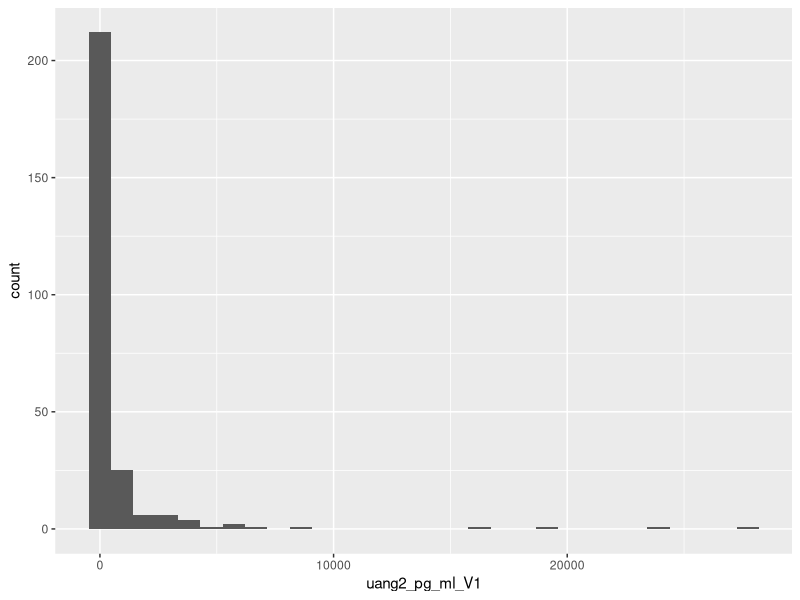
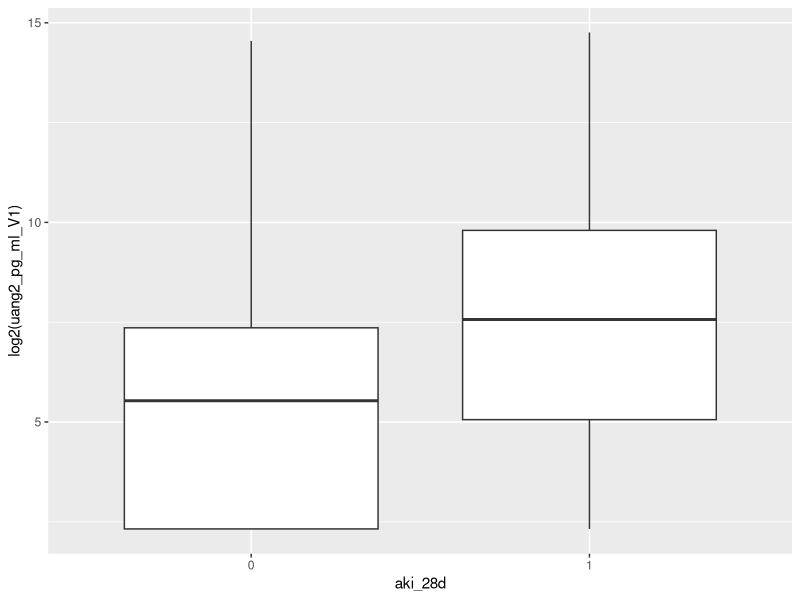
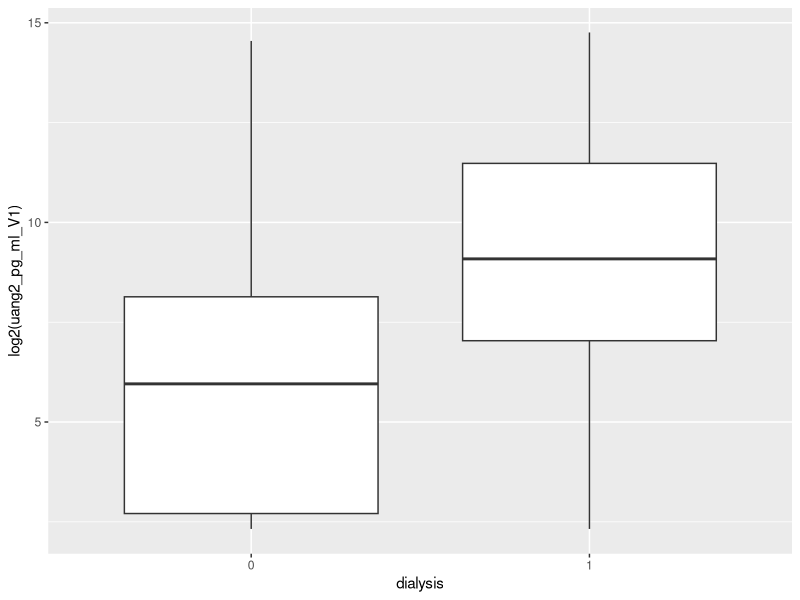
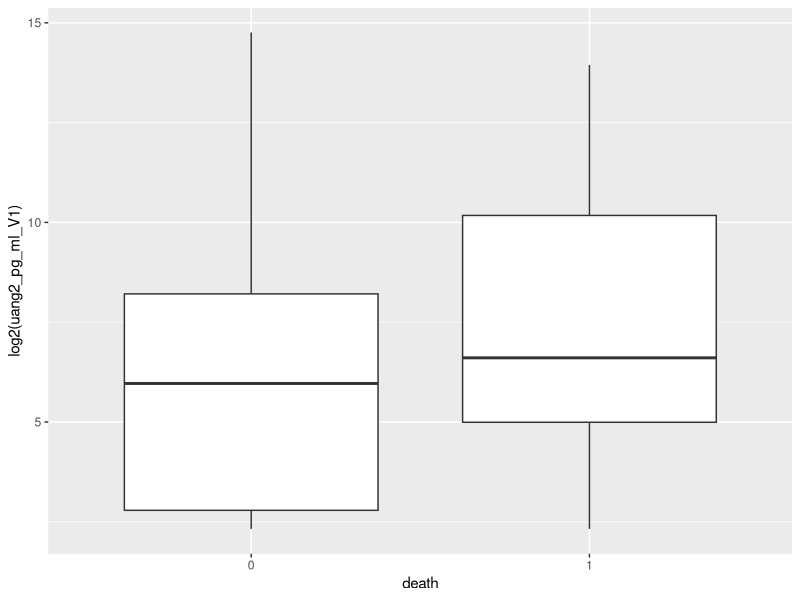
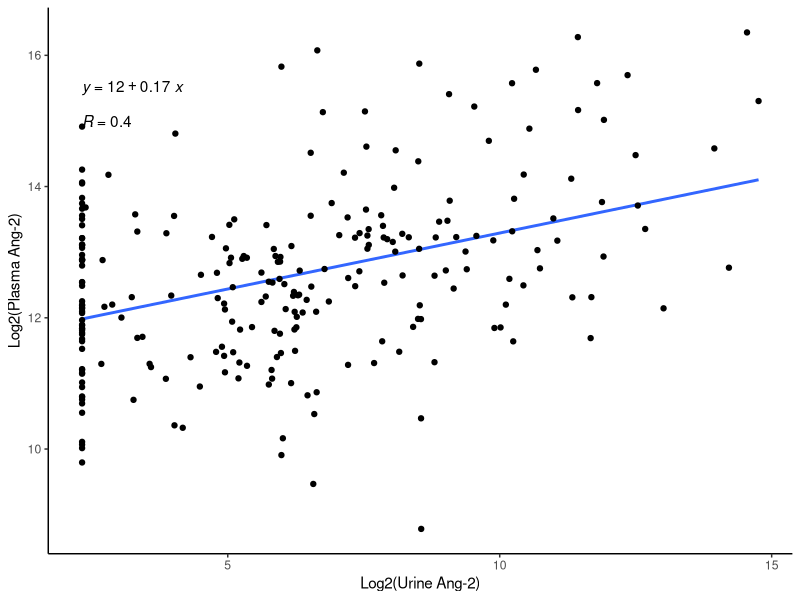
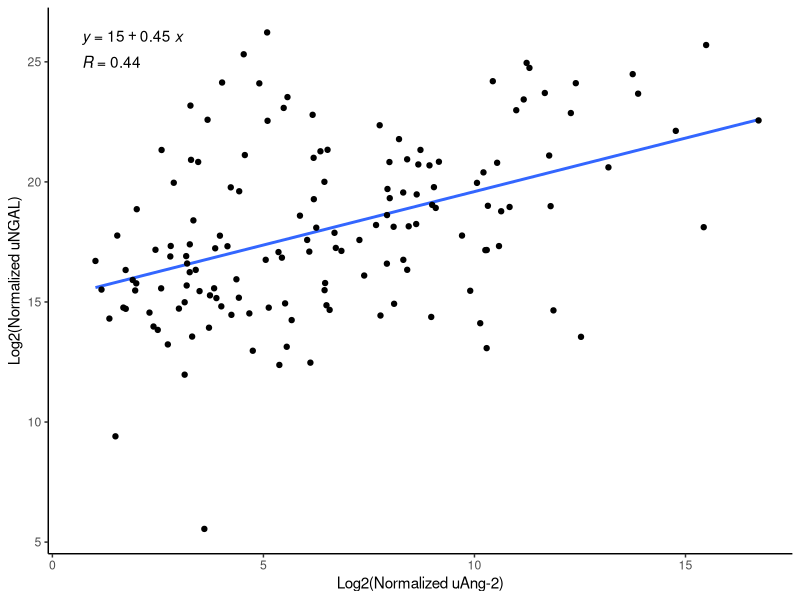
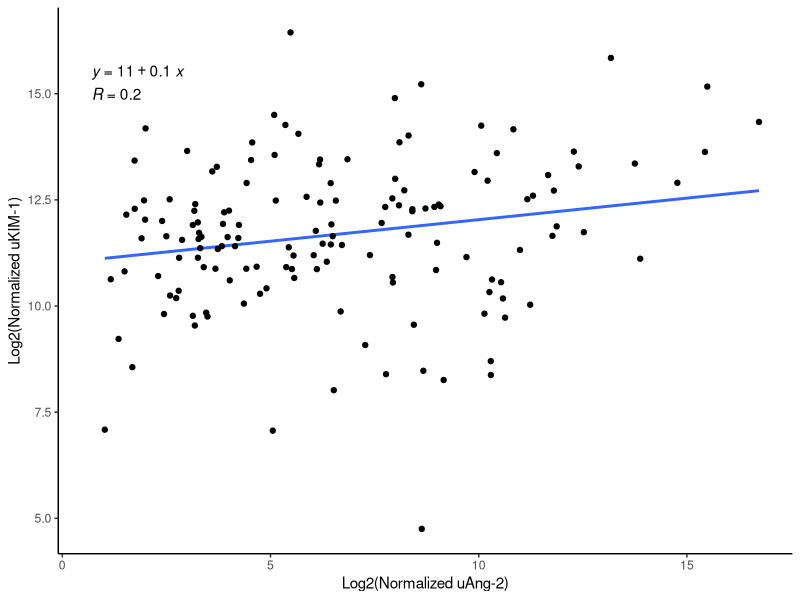
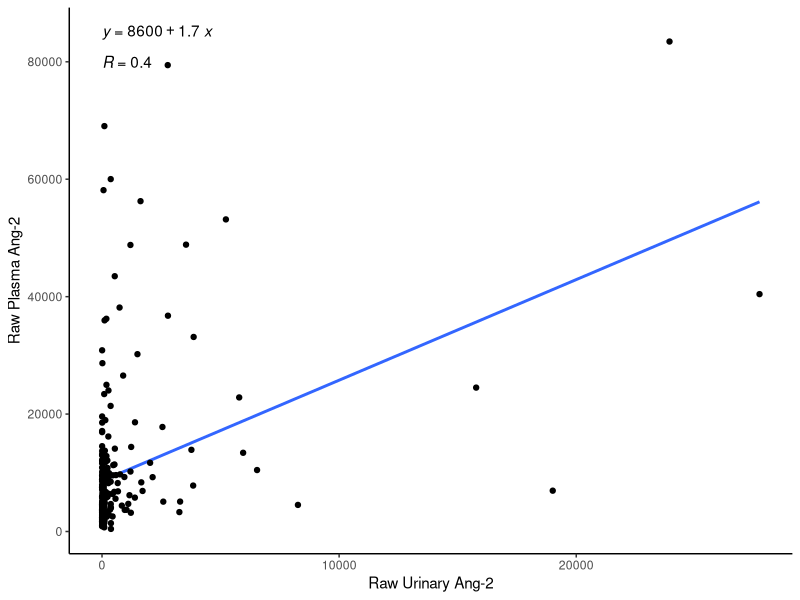

Reproduce these figures in R, in order. (Note: this script raises an error after producing the figures.)
## ---- chunk 1
knitr::opts_chunk$set(echo = FALSE, include = FALSE, warning = FALSE)
## ---- chunk 2
# tidyverse allows us to do our data processing
library("tidyverse")
# readxl allows us to read excel files
library("readxl")
# writexl allows us to write to excel files
library("writexl")
# car gives us access to more variance tests
library("car")
# ggpubr adds ways to customize ggplots
library("ggpubr")
# sandwich lets us find a robust std error 
library("sandwich")
# parameters extracts model parameters
library("parameters")
## ---- chunk 3
# reads in citrc 1 clinical and biomarker data
citrc1_biomarkers <- read_csv("citrc_paper_files/citrc_biomarker_data_for_zoe_2024_09_26.csv") %>%
  rename("study_id" = "pid")
citrc1_clinical <- read_csv("citrc_paper_files/citrc1_clinical_data_for_zoie_and_jordan_2024_08_28.csv")

# imputes several variables based on LLOD
citrc1_biomarkers$uang2_pg_ml_V1[citrc1_biomarkers$uang2_pg_ml_V1 == -89] <- 5

# joins the biomarker and clinical data 
citrc1_master <- merge(citrc1_biomarkers,
                       citrc1_clinical)

citrc1_master <- citrc1_master %>%
  drop_na(uang2_pg_ml_V1)

# imputes any value that is below LLOD to 1/2 LLOD
citrc1_master$uang2_pg_ml_V1[citrc1_master$uang2_pg_ml_V1 < 5] <- 5
## ---- chunk 4
# creates a histogram of the ang-2 concentrations
plot <- ggplot(data = citrc1_master,
                    mapping = aes(x = uang2_pg_ml_V1)) +
  geom_histogram()
plot

# converts several variables into factors
citrc1_master$aki_28d <- as.factor(citrc1_master$aki_28d)
citrc1_master$dialysis <- as.factor(citrc1_master$dialysis)
citrc1_master$death <- as.factor(citrc1_master$death)

# boxplot of ang-2 concentrations and AKI within 28d days
plot <- citrc1_master %>%
  drop_na(aki_28d) %>%
  ggplot(mapping = aes(x = aki_28d,
                       y = log2(uang2_pg_ml_V1))) + 
  geom_boxplot()
plot

citrc1_master %>% drop_na(aki_28d) %>%
  count(aki_28d)

# boxplot of ang-2 conc and dialysis
plot <- citrc1_master %>%
  drop_na(dialysis) %>% 
  ggplot(mapping = aes(x = dialysis,
                       y = log2(uang2_pg_ml_V1))) + 
  geom_boxplot() 
plot

citrc1_master %>% drop_na(dialysis) %>%
  count(dialysis)

# boxplot of ang-2 conc and death
plot <- citrc1_master %>%
  drop_na(death) %>% 
  ggplot(mapping = aes(x = death,
                       y = log2(uang2_pg_ml_V1))) + 
  geom_boxplot() 
plot

citrc1_master %>% drop_na(death) %>%
  count(death)
## ---- chunk 5
# normalizing biomarkers to urine creatinine levels

# creates a new variable of the ang-2 concentration normalized to urine creatinine (pg/mg)
 citrc1_master <- citrc1_master %>%
   mutate(ucr_norm_ang2 = (uang2_pg_ml_V1/(ucre_mg_dl_V1*(1/100)))) %>% 
   mutate(ucr_norm_kim1 = (ukim1_pg_ml_v1/(ucre_mg_dl_V1*(1/100)))) %>%
   mutate(ucr_norm_ngal = (ungal_pg_ml_v1/(ucre_mg_dl_V1*(1/100))))

# Looking into the data by tertiles based on Ang-2 normalized to urine creatinine levels

# splitting data into tertiles on ucr_norm_ang2
citrc1_master$ucr_norm_ang2_tertile <- as.numeric(cut_number(citrc1_master$ucr_norm_ang2,
                                        3))

citrc1_tertiles <- citrc1_master %>%
  drop_na(ucr_norm_ang2_tertile)

citrc1_tertiles %>% count(ucr_norm_ang2_tertile)
## ---- chunk 6
# plot comparing urinary and plasma ang-2 levels
plot <- ggplot(data = citrc1_tertiles,
               mapping = aes(x = log2(uang2_pg_ml_V1),
                             y = log2(ang2_pg_ml_v1)))

plot  +
  geom_smooth(method = "lm",
              se = FALSE) +
  geom_point() +
  stat_regline_equation(label.y = 15.5) +
  stat_cor(label.y = 15,
           aes(label = ..r.label..)) +
  theme_classic() +
  labs(x = "Log2(Urine Ang-2)",
       y = "Log2(Plasma Ang-2)")

# plot comparing urinary Ang-2 and NGAL
plot <- citrc1_tertiles %>%
  ggplot(mapping = aes(x = log2(ucr_norm_ang2),
                       y = log2(ucr_norm_ngal)))

plot  +
  geom_smooth(method = "lm",
              se = FALSE) +
  geom_point() +
  stat_regline_equation(label.y = 26) +
  stat_cor(label.y = 25,
           aes(label = ..r.label..)) +
  theme_classic() +
  labs(x = "Log2(Normalized uAng-2)",
       y = "Log2(Normalized uNGAL)")
  

# plot comparing urinary Ang-2 and KIM-1
plot <- citrc1_tertiles %>%
  ggplot(mapping = aes(x = log2(ucr_norm_ang2),
                       y = log2(ucr_norm_kim1)))

plot  +
  geom_smooth(method = "lm",
              se = FALSE) +
  geom_point() +
  stat_regline_equation(label.y = 15.5) +
  stat_cor(label.y = 15,
           aes(label = ..r.label..)) +
  theme_classic() +
  labs(x = "Log2(Normalized uAng-2)",
       y = "Log2(Normalized uKIM-1)")

plot <- citrc1_master %>%
  ggplot(mapping = aes(x = (uang2_pg_ml_V1),
                       y = (ang2_pg_ml_v1)))

plot  +
  geom_smooth(method = "lm",
              se = FALSE) +
  geom_point() +
  stat_regline_equation(label.y = 85000) +
  stat_cor(label.y = 80000,
           aes(label = ..r.label..)) +
  theme_classic() +
  labs(x = "Raw Urinary Ang-2",
       y = "Raw Plasma Ang-2")
## ---- chunk 7
# table 1 data finding
citrc1_tertiles %>%
  group_by(ucr_norm_ang2_tertile) %>%
  summarise_at(vars(age),
               list(mean = mean,
                    sd = sd))

citrc1_tertiles %>%
  group_by(ucr_norm_ang2_tertile) %>%
  count(dialysis)


## ---- chunk 8
# converts adjustment variables and predictors into different classes
citrc1_tertiles$dialysis <- as.numeric(citrc1_tertiles$dialysis)
citrc1_tertiles$aki_28d <- as.numeric(citrc1_tertiles$aki_28d)
citrc1_tertiles$death <- as.numeric(citrc1_tertiles$death)
## ---- chunk 9
# Ang-2 Relative Risk

# splits out data into individual tertiles
rr_lt <- citrc1_tertiles %>%
  filter(ucr_norm_ang2_tertile == 1)

rr_mt <- citrc1_tertiles %>%
  filter(ucr_norm_ang2_tertile == 2)

rr_ht <- citrc1_tertiles %>%
  filter(ucr_norm_ang2_tertile == 3)

# new variable establishing lowest tertile as a reference for relative risk
rr_lt$tertile_rr <- 0
rr_mt$tertile_rr <- 1
rr_ht$tertile_rr <- 1


# binds together the tertiles for analysis
rr_mt_lt <- rbind(rr_lt,
                 rr_mt)
rr_ht_lt <- rbind(rr_lt,
                  rr_ht)
rr_mt_ht <- rbind(rr_mt,
                  rr_ht)

# runs a poisson regression with covariate adjustment to find relative risk
# aki_28d
# unadjusted model
result <- glm(aki_28d ~ tertile_rr, 
              data = rr_mt_lt,
              family = "poisson")

model_parameters(result,
                 exponentiate = TRUE,
                 vcov = "HC",
                 vcov_args = list(type = "HC0"))

# regression on lowest/middle tertile with adjustment
result <- glm(aki_28d ~ tertile_rr + age + sex + bmi + mv,
              data = rr_mt_lt,
              family = "poisson")

model_parameters(result,
                 exponentiate = TRUE,
                 vcov = "HC",
                 vcov_args = list(type = "HC0"))

# unadjusted 
result <- glm(aki_28d ~ tertile_rr, 
              data = rr_ht_lt,
              family = "poisson")

model_parameters(result,
                 exponentiate = TRUE,
                 vcov = "HC",
                 vcov_args = list(type = "HC0"))

# regression on lowest/highest tertile with adjustment 
result <- glm(aki_28d ~ tertile_rr + age + sex + bmi + mv , 
              data = rr_ht_lt,
              family = "poisson")

model_parameters(result,
                 exponentiate = TRUE,
                 vcov = "HC",
                 vcov_args = list(type = "HC0"))

# dialysis
# # regression on lowest/middle tertile without adjustment
result <- glm(dialysis ~ tertile_rr, 
              data = rr_mt_lt,
              family = "poisson")

model_parameters(result,
                 exponentiate = TRUE,
                 vcov = "HC",
                 vcov_args = list(type = "HC0"))

# regression on lowest/middle tertile with adjustment
result <- glm(dialysis ~ tertile_rr + age + sex + bmi + mv , 
              data = rr_mt_lt,
              family = "poisson")

model_parameters(result,
                 exponentiate = TRUE,
                 vcov = "HC",
                 vcov_args = list(type = "HC0"))

# regression on lowest/highest tertile without adjustment
result <- glm(dialysis ~ tertile_rr, 
              data = rr_ht_lt,
              family = "poisson")

model_parameters(result,
                 exponentiate = TRUE,
                 vcov = "HC",
                 vcov_args = list(type = "HC0"))

# regression on lowest/highest tertile with adjustment
result <- glm(dialysis ~ tertile_rr + age + sex + bmi + mv , 
              data = rr_ht_lt,
              family = "poisson")

model_parameters(result,
                 exponentiate = TRUE,
                 vcov = "HC",
                 vcov_args = list(type = "HC0"))

# death
# # regression on lowest/middle tertile without adjustment
result <- glm(death ~ tertile_rr, 
              data = rr_mt_lt,
              family = "poisson")

model_parameters(result,
                 exponentiate = TRUE,
                 vcov = "HC",
                 vcov_args = list(type = "HC0"))

# regression on lowest/middle tertile with adjustment
result <- glm(death ~ tertile_rr + age + sex + bmi + mv , 
              data = rr_mt_lt,
              family = "poisson")

model_parameters(result,
                 exponentiate = TRUE,
                 vcov = "HC",
                 vcov_args = list(type = "HC0"))

# regression on lowest/highest tertile without adjustment
result <- glm(death ~ tertile_rr, 
              data = rr_ht_lt,
              family = "poisson")

model_parameters(result,
                 exponentiate = TRUE,
                 vcov = "HC",
                 vcov_args = list(type = "HC0"))

# regression on lowest/highest tertile with adjustment
result <- glm(death ~ tertile_rr + age + sex + bmi + mv , 
              data = rr_ht_lt,
              family = "poisson")

model_parameters(result,
                 exponentiate = TRUE,
                 vcov = "HC",
                 vcov_args = list(type = "HC0"))
## ---- chunk 10
list <- list(citrc1_master, rr_lt, rr_mt, rr_ht)

counter <- function(df) {
  df %>%
    count(adm_source)
}

lapply(list, range)
